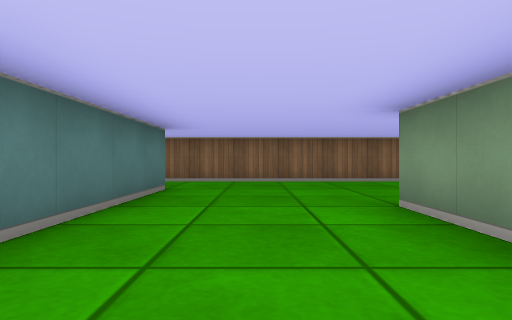
[1] (above)

17 first-person views from a walk through a cub3D maze. The camera is about half as high as the walls, looks level and sees 75° across. The floor is counted in squares. Each view is taken from the middle of a square. On the plan, view 1 faces up. The plan holds only what a view shows up to about 9 squares ahead; the rest is blank.

[2]
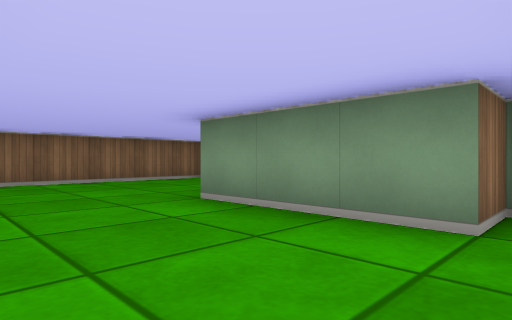

[3]
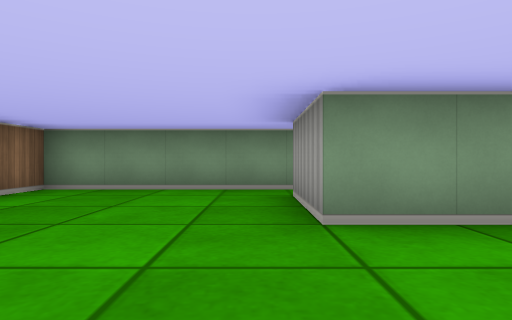

[4]
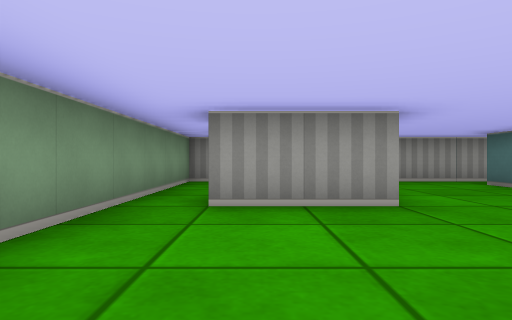

[5]
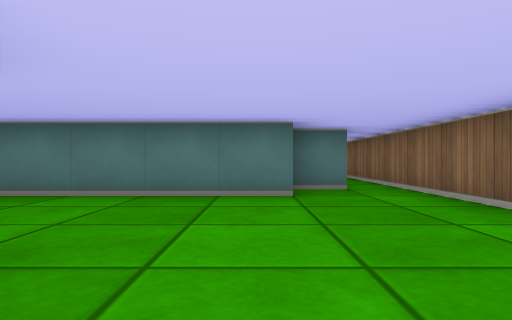

[6]
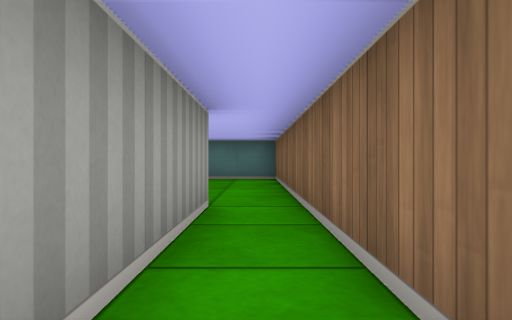

[7]
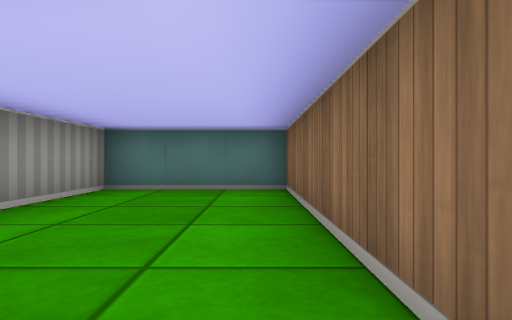

[8]
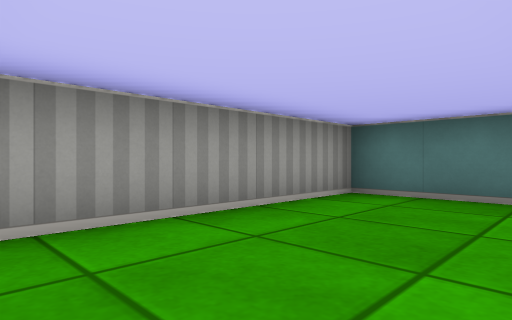

[9]
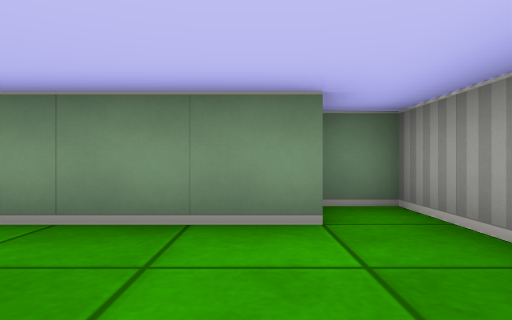

[10]
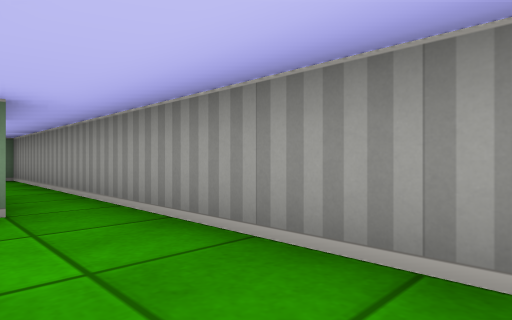

[11]
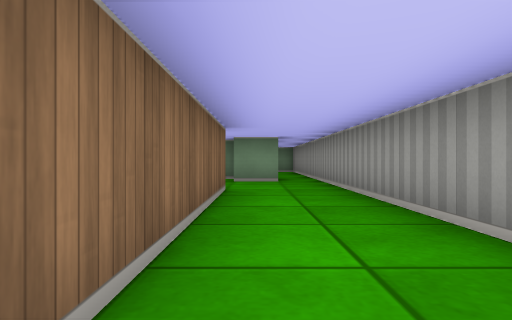

[12]
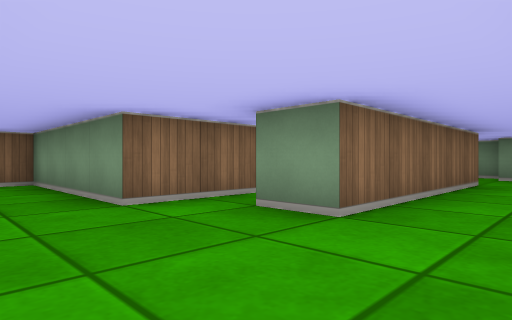

[13]
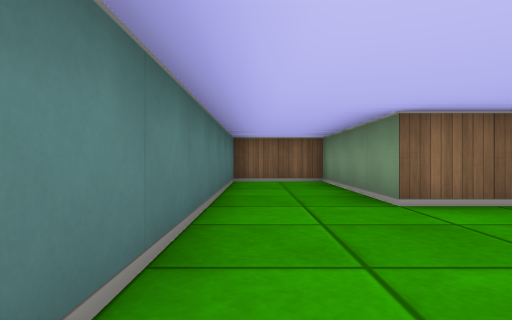

[14]
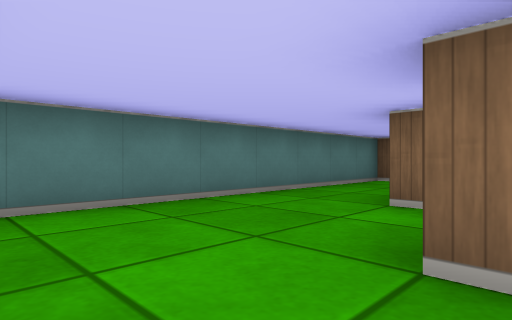

[15]
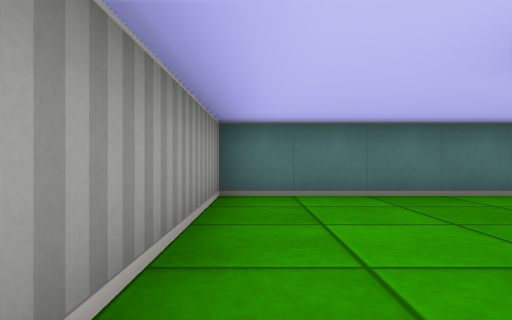

[16]
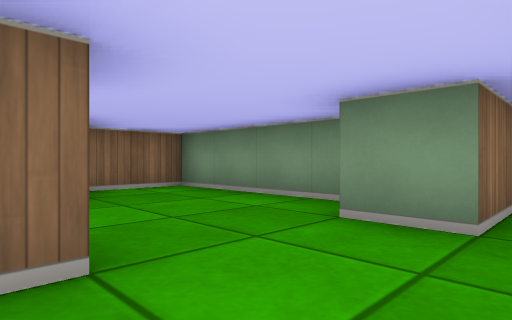

[17]
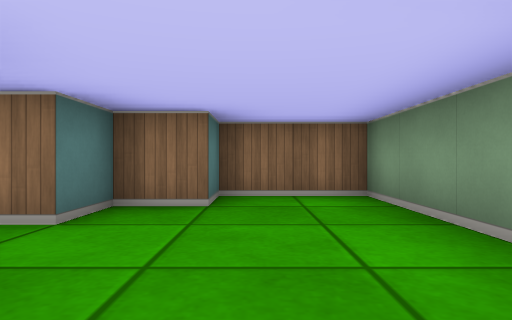

### Floor plan
Ten units are one square. View 1 is at (0, 0); x grows to the right and y downward. Boxes are objects, and circles mark ways between rooms. Rooms are numbered by the first view taken in them; rooms with no view inside come last. Other rooms are left out.
<svg viewBox="-140 -80 190 90">
<path fill="none" stroke="#000" d="M-15 -55 -15 -5M45 -35 45 -75 -55 -75M-15 5 25 5 25 -5 15 -5 15 -35 35 -35M-55 -65 -25 -65 -25 -55M-55 -75 -105 -75 -105 -45 -62 -45M-95 -35 -115 -35 -115 -75 -135 -75 -135 5 -15 5M-54 -15 -105 -15 -105 -25M-25 -15 -25 -55 -45 -55 -45 -45 -55 -45 -55 -35 -60 -35M-21 -5 -35 -5 -35 -15M40 5 45 5 45 -35"/>
<circle cx="-50" cy="-70" r="3" fill="#2a7"/>
<circle cx="-25" cy="0" r="3" fill="#2a7"/>
<circle cx="40" cy="-30" r="3" fill="#2a7"/>
<text x="10" y="-40">1</text>
<text x="-80" y="-60">2</text>
<text x="-80" y="-30">3</text>
<text x="40" y="-20">4</text>
</svg>
Room 1 opens to room 2. Room 1 opens to room 3. Room 1 opens to room 4.

Where each view was taken, in squares from view 1:
view 1: 0 up, 0 right, facing up
view 2: 0 up, 1 left, facing up-right
view 3: 4 up, 1 left, facing right
view 4: 7 up, 3 right, facing down
view 5: 5 up, 3 right, facing left
view 6: 7 up, 2 left, facing left
view 7: 7 up, 5 left, facing left
view 8: 7 up, 6 left, facing down-left
view 9: 1 up, 1 left, facing right
view 10: 1 up, 7 left, facing down-right
view 11: 1 up, 11 left, facing right
view 12: 0 up, 13 left, facing up-right
view 13: 0 up, 13 left, facing up
view 14: 0 up, 10 left, facing up-left
view 15: 0 up, 9 left, facing left
view 16: 0 up, 6 left, facing up-right
view 17: 1 up, 4 left, facing up
